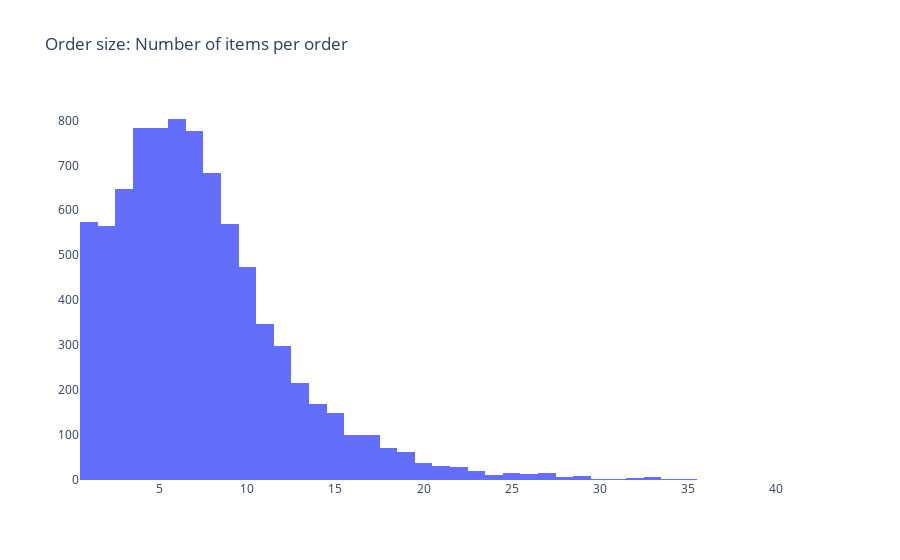

Notebook cell for this chart:
### Code cell
x = pd.DataFrame(df[["SKU", "Order"]].groupby("Order").agg({"SKU": "nunique"})).SKU

fig = go.Figure(data=[go.Histogram(x=x, xbins=dict(size=1))])
fig.update_layout(title_text="Order size: Number of items per order", plot_bgcolor="white", showlegend=False)

fig.show()

### Figure 1 — Plotly figure (JSON) as saved in the notebook; plotly's stock layout.template omitted (floating-point values rounded to 4 significant figures; data arrays with more than 128 entries replaced by an {"elided": "..."} marker saying what was removed)
{"data": [{"type": "histogram", "x": {"elided": "8387 int values"}, "xbins": {"size": 1}}], "layout": {"plot_bgcolor": "white", "showlegend": false, "title": {"text": "Order size: Number of items per order"}}}
